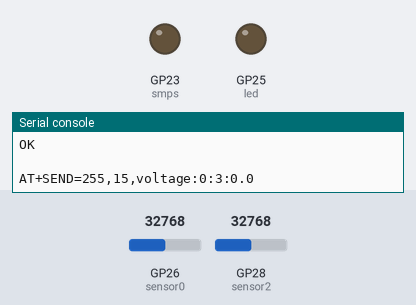
A program run on a simulated Raspberry Pi Pico running MicroPython. Shown: output pins drawn as LEDs (lit = HIGH), the last lines printed to the serial console. Inputs (shaded band) come from the test bench; at power-on: GP26 (sensor0) = 32768, GP28 (sensor2) = 32768 (analog values on the 0–65535 scale). The modem accepts every AT command (registered, SIM ready, sends succeed) and sends nothing else.

Above: at 3.0 s.
At 68.36 s:
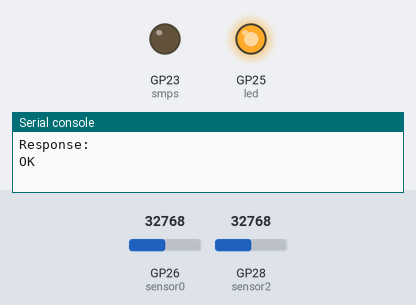
Timing chart, 0 to 84.5 s (numbered marks = the images above):
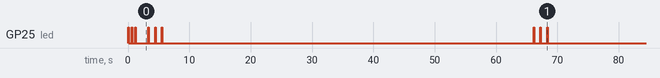

Measured:
- by itself, GP25 (led): HIGH → LOW at 0.10 s, → HIGH 0.50 s later, → LOW 0.10 s later, → HIGH 0.50 s later, … (19 changes in this stretch)
- by itself, everything shown: repeats every 62.8 s, in 6 steps

The program:

battery_sensor.py
```python
# Code to read the voltage from a 12V battery
# and to send it as a UDP message to a server for logging.
#
# Note: we send the raw ADC value, not the actual voltage.
# The server will do the conversion.
#
# (c) 2025 Warren Toomey, GPL3, $Revision: 1.9 $

# import network
# import socket
import rp2
import machine
from machine import Pin, ADC
import time
import utime
from config_batt import *


# Blink the LED for 0.1 seconds
def blink_led():
    led.value(1)
    time.sleep(0.1)
    led.value(0)

# Sample ADC0 to get a raw "voltage" value
def read_voltage():
    # Set the SMPS pin high to reduce ADC noise
    smps.high()

    # We read and average 100 ADC0 results,
    # using the ADC2 value to reduce the offset from zero
    voltlist= []
    for i in range (0, 100):
        voltage= sensor0.read_u16() - sensor2.read_u16()
        voltlist.append(voltage)

    # Set the SMPS pin low to reduce power consumption
    smps.low()

    avgvolt= sum(voltlist) / 100
    return(avgvolt)

# Connect to the access point listed in
# the external config_batt.py file
def connect_to_AP(wlan):
    # Try to connect to the access point
    print("Connecting to", config['ssid'], '...')
    blink_led()
    wlan.connect(config['ssid'], config['password'])

    # Wait 30 seconds for a connection
    countdown=30
    while countdown > 0:
        if wlan.status() == 3:
            break
        print(' waiting for connection to', config['ssid'], "countdown", countdown)
        blink_led()
        time.sleep(1)
        countdown= countdown - 1

    # If we didn't get a connection, reset the board
    if wlan.status() != 3:
        print('Failed to connect to', config['ssid'], ', rebooting')
        time.sleep(1)
        machine.reset()

    # Otherwise we are connected
    status= wlan.ifconfig()
    print('Connected as IP', status[0])


# Initialise communications.
# Return the wlan, sock and address values
def init_wifi_comms():
    # Set the WiFi country to Australia
    # and enable WiFi
    rp2.country('AU')
    wlan = network.WLAN(network.STA_IF)
    wlan.active(True)

    # Connect to the wifi access point
    connect_to_AP(wlan)

    # Create a UDP socket
    sock = socket.socket(socket.AF_INET, socket.SOCK_DGRAM)

    # Get the IP address for the server
    ai = socket.getaddrinfo(config['server'], config['serverport'])
    addr = ai[0][-1]
    print("Server is", addr)
    return wlan, sock, addr

# Send a LoRa command
def send_command(command):
    if isinstance(command, str):
        command = command.encode('ascii')
    uart.write(command + b"\r\n")
    utime.sleep(0.5)
    while uart.any():
        response = uart.read()
        if response:
            print("Response:", response.decode('utf-8', 'ignore'))

# Initialise LoRa communications.
def init_lora_comms():
    send_command("AT+ADDRESS=" + str(config['voltid']))
    send_command("AT+NETWORKID=5")
    send_command("AT+BAND=915000000")

# Send a reading to the server via LoRa
def send_lora_voltage(value):

    # Build the message
    mesg= "voltage:" + str(msgid) + ":" + str(config['voltid']) + ":" + str(value)
    loramesg= "AT+SEND=" + str(config['loraserver']) + "," + str(len(mesg)) + "," + mesg
    print(loramesg)

    # Send it three times to ensure that it gets through
    send_command(loramesg)
    blink_led()
    time.sleep(0.5)
    send_command(loramesg)
    blink_led()
    time.sleep(0.5)
    send_command(loramesg)
    blink_led()

# Send a reading to the server
def send_wifi_voltage(value, sock, addr):

    # Build the UDP message
    mesg= "voltage," + str(msgid) + "," + str(config['voltid']) + "," + str(value)
    print(mesg)

    # Send the data to the server three times to ensure the message gets through.
    sock.sendto(mesg, (addr))
    blink_led()
    time.sleep(0.5)
    sock.sendto(mesg, (addr))
    blink_led()
    time.sleep(0.5)
    sock.sendto(mesg, (addr))
    blink_led()

### MAIN PROGRAM ###

# Blink the LED to show that we have started
led = Pin('LED', Pin.OUT)
blink_led()
time.sleep(0.5)
blink_led()
time.sleep(0.5)
blink_led()

# Connect to the ADC0 sensor. We use the ADC2 sensor,
# wired to AGND, to reduce the offset
sensor0 = machine.ADC(0)
sensor2 = machine.ADC(2)

# By enabling the SMPS pin, we reduce the noise on
# the ADC samples, but it increases the power usage.
# So we turn it on, take samples, and turn it off again.
# smps= machine.Pin("WL_GPIO1")
smps= Pin(23, Pin.OUT)

# Connect to the LoRa transmitter
uart = machine.UART(0, baudrate=115200, tx=machine.Pin(0), rx=machine.Pin(1))

# Initialise the WiFi and get the server details
# wlan, sock, addr= init_comms()

# Initialise the LoRa module
init_lora_comms()


# Initialise the message-id to an arbitrary number
msgid= 0

# Loop getting sensor data
while True:

    # Reconnect to the Access Point
    # if we have lost our association
    # if not wlan.isconnected():
    #    connect_to_AP(wlan)
    #    status= wlan.ifconfig()
    #    print('Reconnected as IP', status[0])

    # Get a reading from the ADC
    value= read_voltage()

    # Send it to the server via WiFi
    # send_voltage(value, sock, addr)

    # Send it to the server via LoRa
    send_lora_voltage(value)

    # Bump the message-id for the future
    msgid= msgid + 1

    # Sleep for 1 minute before sending the next update
    time.sleep(60)
```

config_batt.py
```python
config = {
    'ssid': 'Kazland',
    'password': 'abc1234',
    'server': 'naspi.local.net',
    'serverport': 10000,
    'voltid': 3,
    'loraserver': 255
}
```
